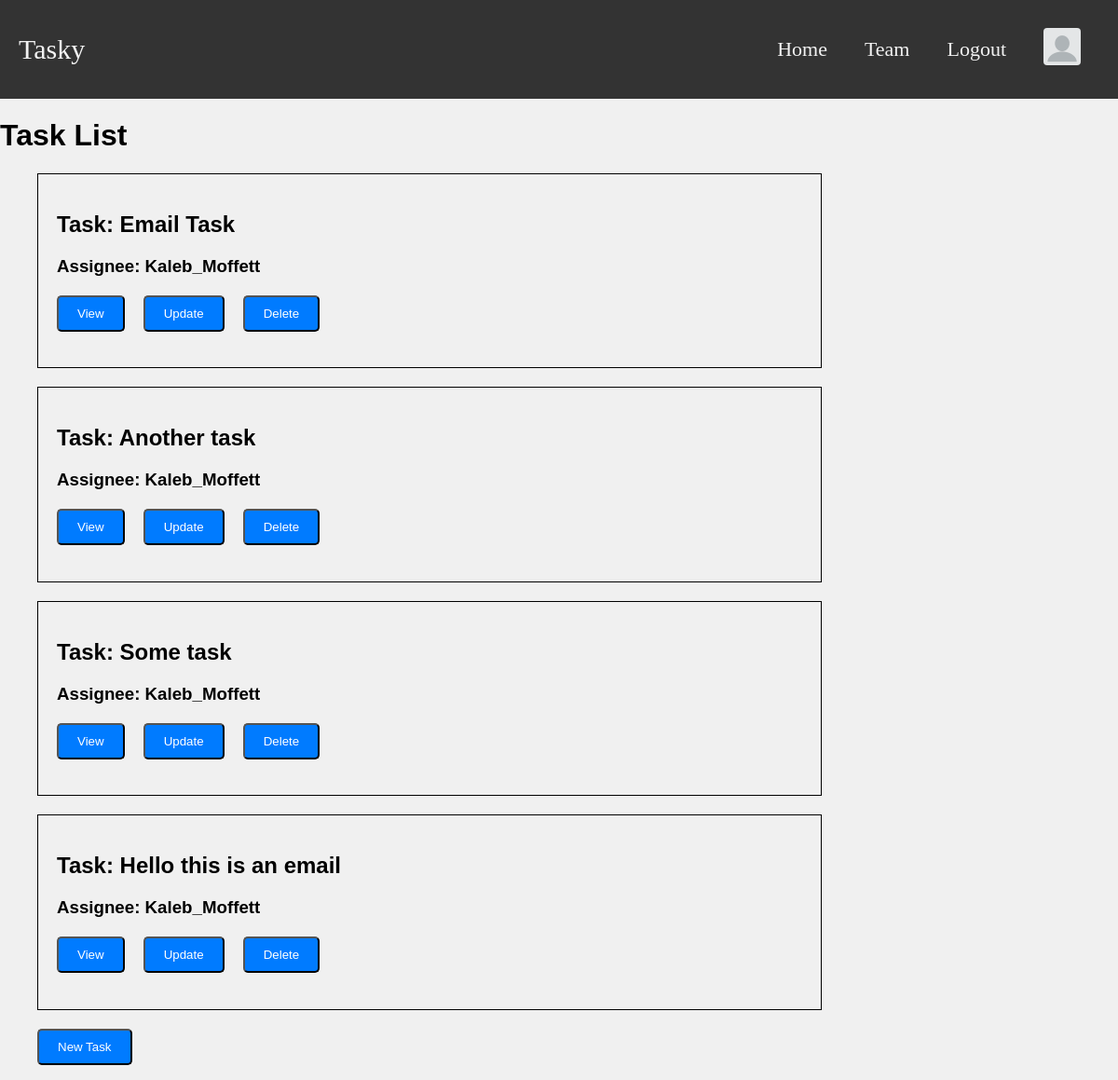
Before: /tasks/ (signed in) with the older database file.
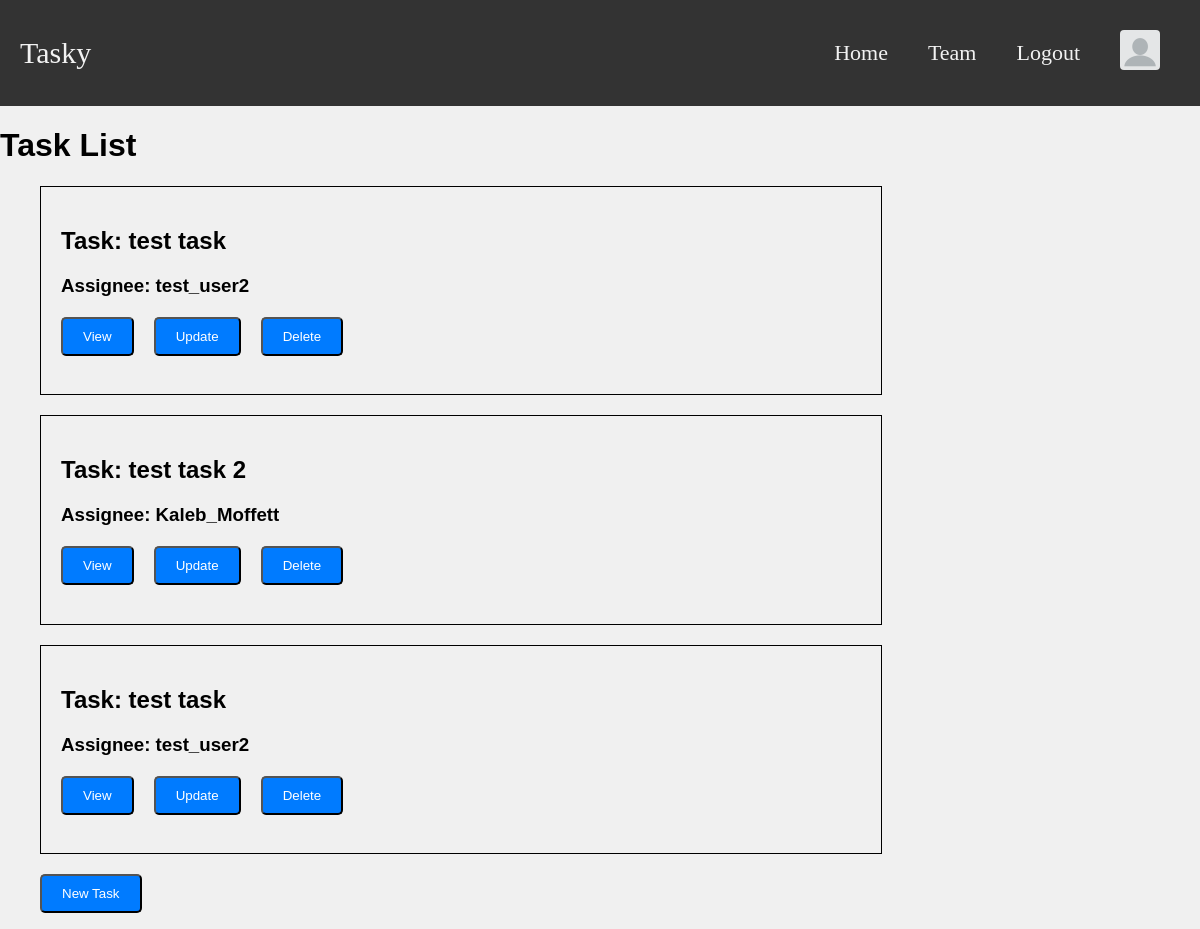
After: the same page with the newer database file.
### task_manager_app/models.py (models this page shows, shortened)
class Task(models.Model):
    title = models.CharField(max_length=200, blank=False)
    description = models.TextField(max_length=200, blank=False)
    due_date = models.DateField(blank=False)
    completion_stage = models.CharField(max_length=200, choices=[('Not Started', 'Not Started'),
                                                                 ('Working On', 'Working On'),
                                                                 ('Completed', 'Completed')], blank=False)
    email_sent = models.BooleanField(blank=True, default=False)
    '''
        One-to-Many Relationship
        Each Task has a ForeignKey relationship with TeamMember
        to represent the team member assigned to that task
    '''
    assignee = models.ForeignKey(TeamMember, on_delete=models.SET_NULL, null=True, related_name='tasks')
    def get_absolute_url(self):
        return reverse('task-detail', args=[str(self.id)])

class TeamMember(models.Model):
    name = models.CharField(max_length=200)
    team = models.ForeignKey(Team, on_delete=models.CASCADE, related_name='members')
    user = models.OneToOneField(User, null=True, on_delete=models.CASCADE)

### task_manager_app/views.py (the view)
# urls.py: path('tasks/', views.TaskListView.as_view(), name = 'task-list'),
class TaskListView(generic.ListView):
    model = Task

### task_manager_app/templates/task_manager_app/task_list.html (shortened to what this page needs)
{% extends "task_manager_app/base_template.html" %}
{% block content %}
    <h1>Task List</h1>
    {% if task_list %}
        <ul>
            {% for task in task_list %}
                <div class="container-left">
                    <h2> Task: {{ task.title }} </h2>
                    <h3> Assignee: {{ task.assignee.name }}
                    <div class="button-layout">
                        <a href="{{ task.get_absolute_url }}">
                            <button class="btn">View</button>
                        </a>
                        <a class="nav-link" aria-current="page" href="{% url 'task-update' task.id %}">
                            <button class="btn">Update</button>
                        </a>
                        <a class="nav-link" aria-current="page" href="{% url 'task-delete' task.id %}">
                            <button class="btn">Delete</button>
                        </a>
                    </div>
                </div>
            {% endfor %}
            <a href="{% url 'task-create' %}">
                <button class="btn">New Task</button>
            </a>
        </ul>
    {% else %}
        <p>There are no tasks registered.</p>
        <a href="{% url 'task-create' %}">
            <button class="btn">New Task</button>
        </a>
    {% endif %}
{% endblock %}

### task_manager_app/templates/task_manager_app/base_template.html (shortened to what this page needs)
{% load static %}
<!DOCTYPE html>
<html lang="en">
<head>
</head>
<body>
    <div class="navbar">
        <a class="navbar-brand" href="{% url 'index' %}">Tasky</a>
        <div class="navbar-links">
            <a class="navbar-link" href="{% url 'index' %}">Home</a>
            {% if user.is_authenticated %}
              {% if user.groups.all.0.name == 'Team Lead'%}
                <a class="navbar-link" href="{% url 'team-lead-page' %}">Team</a>
              {% elif user.groups.all.0.name == 'Team Member' %}
                <a class="navbar-link" href="{% url 'team-member-page' %}">Team</a>
              {% else %}
                <a class="navbar-link" href="{% url 'create-team-page' %}">Create Team</a>
                <a class="navbar-link" href="{% url 'join-team-page' %}">Join Team</a>
              {% endif %}
            {% endif %}
            {% if user.is_authenticated %}
              <a class="navbar-link" href="{% url 'logout' %}">Logout</a>
              <a class="navbar-link" href="#">
                <img src="{% static 'images/profile.png' %}" alt="Profile Image">
              </a>
            {% else %}
              <a class="navbar-link" href="{% url 'login' %}">Login</a>
              <a class="navbar-link" href="{% url 'register-page' %}">Register</a>
            {% endif %}
        </div>
    </div>
    <div class="col-sm-10">
        {% block content %}
        {% endblock %}
    </div>
</body>
</html>

### task_manager_app/templates/task_manager_app/base_template.html (style rules this page uses)
body { font-family: Arial, sans-serif; margin: 0; padding: 0; background-color: #f0f0f0; }
.navbar { background-color: #333; overflow: hidden; display: flex; justify-content: space-between; align-items: center; padding: 20px 20px; }
.navbar-brand { color: #f2f2f2; text-decoration: none; font-family: "Crimson Text", serif; font-size: 30px }
.navbar-links { display: flex; align-items: center; }
.navbar-link { color: #f2f2f2; text-decoration: none; padding: 10px 20px; font-family: "Crimson Text", serif; font-size: 22px; }
.navbar-link img { width: 40px; height: 40px; border-radius: 10%; }
.container-left { max-width: 800px; margin-left: 0px; margin-bottom: 20px; border: 1px solid black; text-align: left; padding: 20px; }
.btn { display: inline-block; padding: 10px 20px; background-color: #007bff; color: #fff; text-decoration: none; border-radius: 5px; margin-right: 10px; transition: background-color 0.3s; }
.button-layout { display: flex; align-items: center; gap: 10px; margin-top: 20px; }

### task_manager_app/templates/task_manager_app/task_list.html (style rules this page uses)
.container-left { max-width: 800px; margin-left: 0px; margin-bottom: 20px; border: 1px solid black; text-align: left; padding: 20px; }
.btn { display: inline-block; padding: 10px 20px; background-color: #007bff; color: #fff; text-decoration: none; border-radius: 5px; margin-right: 10px; transition: background-color 0.3s; }
.button-layout { display: flex; align-items: center; gap: 10px; margin-top: 20px; }

Changed rows visible on the page:
removed Task: title "Email Task", assignee.name "Kaleb_Moffett"
removed Task: title "Another task", assignee.name "Kaleb_Moffett"
removed Task: title "Some task", assignee.name "Kaleb_Moffett"
removed Task: title "Hello this is an email", assignee.name "Kaleb_Moffett"
added Task: title "test task", assignee.name "test_user2"
added Task: title "test task 2", assignee.name "Kaleb_Moffett"
added Task: title "test task", assignee.name "test_user2"
